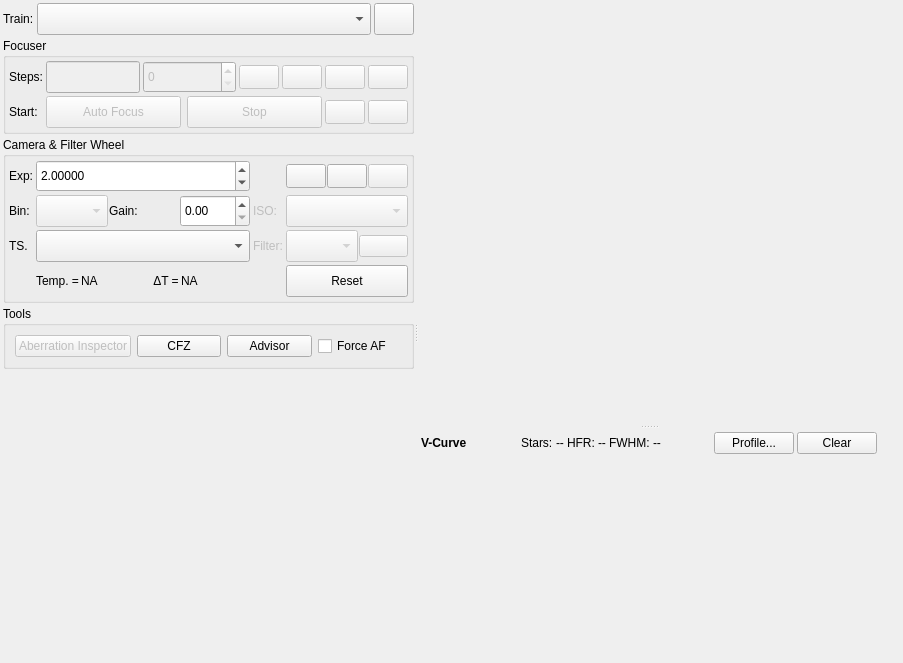
<?xml version='1.0' encoding='utf-8'?>
<ui version="4.0">
 <class>Focus</class>
 <widget class="QWidget" name="Focus">
  <property name="geometry">
   <rect>
    <x>0</x>
    <y>0</y>
    <width>903</width>
    <height>663</height>
   </rect>
  </property>
  <property name="sizePolicy">
   <sizepolicy hsizetype="Preferred" vsizetype="Fixed">
    <horstretch>0</horstretch>
    <verstretch>0</verstretch>
   </sizepolicy>
  </property>
  <property name="layoutDirection">
   <enum>Qt::LeftToRight</enum>
  </property>
  <layout class="QHBoxLayout" name="horizontalLayout_5">
   <property name="spacing">
    <number>3</number>
   </property>
   <property name="leftMargin">
    <number>3</number>
   </property>
   <property name="topMargin">
    <number>3</number>
   </property>
   <property name="rightMargin">
    <number>3</number>
   </property>
   <property name="bottomMargin">
    <number>3</number>
   </property>
   <item>
    <widget class="QSplitter" name="focusSplitter">
     <property name="orientation">
      <enum>Qt::Horizontal</enum>
     </property>
     <widget class="QWidget" name="layoutWidget">
      <layout class="QVBoxLayout" name="leftLayout" stretch="0,0,0,0,0">
       <property name="spacing">
        <number>3</number>
       </property>
       <property name="sizeConstraint">
        <enum>QLayout::SetDefaultConstraint</enum>
       </property>
       <item>
        <layout class="QHBoxLayout" name="trainLayout">
         <property name="spacing">
          <number>3</number>
         </property>
         <property name="sizeConstraint">
          <enum>QLayout::SetFixedSize</enum>
         </property>
         <item>
          <widget class="QLabel" name="trainLabel">
           <property name="sizePolicy">
            <sizepolicy hsizetype="Preferred" vsizetype="Preferred">
             <horstretch>0</horstretch>
             <verstretch>0</verstretch>
            </sizepolicy>
           </property>
           <property name="text">
            <string>Train:</string>
           </property>
          </widget>
         </item>
         <item alignment="Qt::AlignTop">
          <widget class="QComboBox" name="opticalTrainCombo">
           <property name="sizePolicy">
            <sizepolicy hsizetype="MinimumExpanding" vsizetype="Fixed">
             <horstretch>0</horstretch>
             <verstretch>0</verstretch>
            </sizepolicy>
           </property>
           <property name="minimumSize">
            <size>
             <width>0</width>
             <height>32</height>
            </size>
           </property>
          </widget>
         </item>
         <item>
          <widget class="QPushButton" name="trainB">
           <property name="sizePolicy">
            <sizepolicy hsizetype="Minimum" vsizetype="Fixed">
             <horstretch>0</horstretch>
             <verstretch>0</verstretch>
            </sizepolicy>
           </property>
           <property name="minimumSize">
            <size>
             <width>24</width>
             <height>24</height>
            </size>
           </property>
           <property name="maximumSize">
            <size>
             <width>16777215</width>
             <height>32</height>
            </size>
           </property>
           <property name="text">
            <string />
           </property>
           <property name="icon">
            <iconset theme="document-edit">
             <normaloff>../../../../../../../../../../Projects2/kstars/kstars/ekos/focus</normaloff>../../../../../../../../../../Projects2/kstars/kstars/ekos/focus</iconset>
           </property>
           <property name="iconSize">
            <size>
             <width>24</width>
             <height>24</height>
            </size>
           </property>
          </widget>
         </item>
        </layout>
       </item>
       <item>
        <widget class="QGroupBox" name="focuserGroup">
         <property name="sizePolicy">
          <sizepolicy hsizetype="Preferred" vsizetype="Fixed">
           <horstretch>0</horstretch>
           <verstretch>0</verstretch>
          </sizepolicy>
         </property>
         <property name="title">
          <string>Focuser</string>
         </property>
         <layout class="QGridLayout" name="gridLayout_3">
          <property name="leftMargin">
           <number>3</number>
          </property>
          <property name="topMargin">
           <number>3</number>
          </property>
          <property name="rightMargin">
           <number>3</number>
          </property>
          <property name="bottomMargin">
           <number>3</number>
          </property>
          <property name="spacing">
           <number>3</number>
          </property>
          <item row="3" column="3">
           <widget class="QPushButton" name="stopFocusB">
            <property name="enabled">
             <bool>false</bool>
            </property>
            <property name="sizePolicy">
             <sizepolicy hsizetype="Expanding" vsizetype="Fixed">
              <horstretch>0</horstretch>
              <verstretch>0</verstretch>
             </sizepolicy>
            </property>
            <property name="minimumSize">
             <size>
              <width>0</width>
              <height>32</height>
             </size>
            </property>
            <property name="toolTip">
             <string>Stop Auto Focus process</string>
            </property>
            <property name="text">
             <string>Stop</string>
            </property>
           </widget>
          </item>
          <item row="3" column="6">
           <widget class="QPushButton" name="captureB">
            <property name="enabled">
             <bool>false</bool>
            </property>
            <property name="minimumSize">
             <size>
              <width>24</width>
              <height>24</height>
             </size>
            </property>
            <property name="toolTip">
             <string>Capture image</string>
            </property>
            <property name="text">
             <string />
            </property>
            <property name="icon">
             <iconset theme="camera-photo">
              <normaloff>../../../../../../../../../../Projects2/kstars/kstars/ekos/focus</normaloff>../../../../../../../../../../Projects2/kstars/kstars/ekos/focus</iconset>
            </property>
            <property name="iconSize">
             <size>
              <width>24</width>
              <height>24</height>
             </size>
            </property>
           </widget>
          </item>
          <item row="1" column="0">
           <widget class="QLabel" name="label_16">
            <property name="text">
             <string>Steps:</string>
            </property>
            <property name="buddy">
             <cstring>absTicksLabel</cstring>
            </property>
           </widget>
          </item>
          <item row="3" column="5">
           <widget class="QPushButton" name="startLoopB">
            <property name="enabled">
             <bool>false</bool>
            </property>
            <property name="minimumSize">
             <size>
              <width>24</width>
              <height>24</height>
             </size>
            </property>
            <property name="toolTip">
             <string>Start framing</string>
            </property>
            <property name="text">
             <string />
            </property>
            <property name="icon">
             <iconset theme="media-playlist-repeat">
              <normaloff>../../../../../../../../../../Projects2/kstars/kstars/ekos/focus</normaloff>../../../../../../../../../../Projects2/kstars/kstars/ekos/focus</iconset>
            </property>
            <property name="iconSize">
             <size>
              <width>24</width>
              <height>24</height>
             </size>
            </property>
           </widget>
          </item>
          <item row="3" column="0">
           <widget class="QLabel" name="label_22">
            <property name="text">
             <string>Start:</string>
            </property>
            <property name="buddy">
             <cstring>startFocusB</cstring>
            </property>
           </widget>
          </item>
          <item row="3" column="1">
           <widget class="QPushButton" name="startFocusB">
            <property name="enabled">
             <bool>false</bool>
            </property>
            <property name="sizePolicy">
             <sizepolicy hsizetype="Expanding" vsizetype="Fixed">
              <horstretch>0</horstretch>
              <verstretch>0</verstretch>
             </sizepolicy>
            </property>
            <property name="minimumSize">
             <size>
              <width>0</width>
              <height>32</height>
             </size>
            </property>
            <property name="toolTip">
             <string>Start Auto Focus process</string>
            </property>
            <property name="text">
             <string>Auto Focus</string>
            </property>
            <property name="autoDefault">
             <bool>true</bool>
            </property>
            <property name="default">
             <bool>true</bool>
            </property>
           </widget>
          </item>
          <item row="1" column="1" colspan="3">
           <layout class="QHBoxLayout" name="focuserPositionBox" stretch="1,1,0,0">
            <property name="spacing">
             <number>3</number>
            </property>
            <item>
             <widget class="QLineEdit" name="absTicksLabel">
              <property name="enabled">
               <bool>false</bool>
              </property>
              <property name="minimumSize">
               <size>
                <width>0</width>
                <height>32</height>
               </size>
              </property>
              <property name="toolTip">
               <string>Current absolute focuser position</string>
              </property>
              <property name="readOnly">
               <bool>true</bool>
              </property>
             </widget>
            </item>
            <item>
             <widget class="QSpinBox" name="absTicksSpin">
              <property name="enabled">
               <bool>false</bool>
              </property>
              <property name="sizePolicy">
               <sizepolicy hsizetype="Expanding" vsizetype="Fixed">
                <horstretch>0</horstretch>
                <verstretch>0</verstretch>
               </sizepolicy>
              </property>
              <property name="minimumSize">
               <size>
                <width>0</width>
                <height>32</height>
               </size>
              </property>
              <property name="toolTip">
               <string>Desired absolute focus position</string>
              </property>
             </widget>
            </item>
            <item>
             <widget class="QPushButton" name="startGotoB">
              <property name="enabled">
               <bool>false</bool>
              </property>
              <property name="minimumSize">
               <size>
                <width>24</width>
                <height>24</height>
               </size>
              </property>
              <property name="toolTip">
               <string>Go to an absolute focus position</string>
              </property>
              <property name="text">
               <string />
              </property>
              <property name="icon">
               <iconset theme="run-build">
                <normaloff>../../../../../../../../../../Projects2/kstars/kstars/ekos/focus</normaloff>../../../../../../../../../../Projects2/kstars/kstars/ekos/focus</iconset>
              </property>
              <property name="iconSize">
               <size>
                <width>28</width>
                <height>28</height>
               </size>
              </property>
             </widget>
            </item>
            <item>
             <widget class="QPushButton" name="stopGotoB">
              <property name="enabled">
               <bool>false</bool>
              </property>
              <property name="minimumSize">
               <size>
                <width>24</width>
                <height>24</height>
               </size>
              </property>
              <property name="toolTip">
               <string>Stop focuser motion</string>
              </property>
              <property name="text">
               <string />
              </property>
              <property name="icon">
               <iconset theme="process-stop">
                <normaloff>../../../../../../../../../../Projects2/kstars/kstars/ekos/focus</normaloff>../../../../../../../../../../Projects2/kstars/kstars/ekos/focus</iconset>
              </property>
              <property name="iconSize">
               <size>
                <width>28</width>
                <height>28</height>
               </size>
              </property>
             </widget>
            </item>
           </layout>
          </item>
          <item row="1" column="6">
           <widget class="QPushButton" name="focusOutB">
            <property name="enabled">
             <bool>false</bool>
            </property>
            <property name="minimumSize">
             <size>
              <width>24</width>
              <height>24</height>
             </size>
            </property>
            <property name="toolTip">
             <string>&lt;html&gt;&lt;head/&gt;&lt;body&gt;&lt;p&gt;Focus Out. Use shift and ctrl key for motion speed up. The factors are configured in the focuser's mechanical options.&lt;/p&gt;&lt;p&gt;For SCTs this is usually CW.&lt;/p&gt;&lt;/body&gt;&lt;/html&gt;</string>
            </property>
            <property name="statusTip">
             <string />
            </property>
            <property name="text">
             <string />
            </property>
            <property name="icon">
             <iconset theme="format-align-vertical-top">
              <normaloff>../../../../../../../../../../Projects2/kstars/kstars/ekos/focus</normaloff>../../../../../../../../../../Projects2/kstars/kstars/ekos/focus</iconset>
            </property>
            <property name="iconSize">
             <size>
              <width>24</width>
              <height>24</height>
             </size>
            </property>
           </widget>
          </item>
          <item row="1" column="5">
           <widget class="QPushButton" name="focusInB">
            <property name="enabled">
             <bool>false</bool>
            </property>
            <property name="minimumSize">
             <size>
              <width>24</width>
              <height>24</height>
             </size>
            </property>
            <property name="toolTip">
             <string>&lt;html&gt;&lt;head/&gt;&lt;body&gt;&lt;p&gt;Focus In. Use shift and ctrl key for motion speed up. The factors are configured in the focuser's mechanical options.&lt;/p&gt;&lt;p&gt;For SCTs this is usually CCW.&lt;/p&gt;&lt;/body&gt;&lt;/html&gt;</string>
            </property>
            <property name="statusTip">
             <string />
            </property>
            <property name="text">
             <string />
            </property>
            <property name="icon">
             <iconset theme="format-align-vertical-bottom">
              <normaloff>../../../../../../../../../../Projects2/kstars/kstars/ekos/focus</normaloff>../../../../../../../../../../Projects2/kstars/kstars/ekos/focus</iconset>
            </property>
            <property name="iconSize">
             <size>
              <width>24</width>
              <height>24</height>
             </size>
            </property>
           </widget>
          </item>
         </layout>
        </widget>
       </item>
       <item>
        <widget class="QGroupBox" name="ccdGroup">
         <property name="sizePolicy">
          <sizepolicy hsizetype="Preferred" vsizetype="Fixed">
           <horstretch>0</horstretch>
           <verstretch>0</verstretch>
          </sizepolicy>
         </property>
         <property name="title">
          <string>Camera &amp;&amp; Filter Wheel</string>
         </property>
         <layout class="QGridLayout" name="gridLayout_4">
          <property name="leftMargin">
           <number>3</number>
          </property>
          <property name="topMargin">
           <number>3</number>
          </property>
          <property name="rightMargin">
           <number>3</number>
          </property>
          <property name="bottomMargin">
           <number>3</number>
          </property>
          <property name="spacing">
           <number>3</number>
          </property>
          <item row="1" column="1">
           <layout class="QHBoxLayout" name="horizontalLayout_2">
            <property name="spacing">
             <number>1</number>
            </property>
            <item>
             <widget class="QComboBox" name="focusBinning">
              <property name="enabled">
               <bool>false</bool>
              </property>
              <property name="minimumSize">
               <size>
                <width>0</width>
                <height>32</height>
               </size>
              </property>
             </widget>
            </item>
            <item>
             <widget class="QLabel" name="gainLabel">
              <property name="toolTip">
               <string>Exposure time in seconds</string>
              </property>
              <property name="text">
               <string>Gain:</string>
              </property>
              <property name="buddy">
               <cstring>focusGain</cstring>
              </property>
             </widget>
            </item>
            <item>
             <widget class="QDoubleSpinBox" name="focusGain">
              <property name="minimumSize">
               <size>
                <width>0</width>
                <height>32</height>
               </size>
              </property>
             </widget>
            </item>
           </layout>
          </item>
          <item row="0" column="0">
           <widget class="QLabel" name="focusExposureLabel">
            <property name="toolTip">
             <string>Exposure time in seconds</string>
            </property>
            <property name="text">
             <string>Exp:</string>
            </property>
            <property name="buddy">
             <cstring>focusExposure</cstring>
            </property>
           </widget>
          </item>
          <item row="2" column="1">
           <widget class="QComboBox" name="defaultFocusTemperatureSource">
            <property name="minimumSize">
             <size>
              <width>0</width>
              <height>32</height>
             </size>
            </property>
            <property name="toolTip">
             <string>Select focuser temperature source</string>
            </property>
           </widget>
          </item>
          <item row="1" column="0">
           <widget class="QLabel" name="focusBinningLabel">
            <property name="text">
             <string>Bin:</string>
            </property>
            <property name="buddy">
             <cstring>focusBinning</cstring>
            </property>
           </widget>
          </item>
          <item row="2" column="3">
           <layout class="QHBoxLayout" name="horizontalLayout_10">
            <property name="spacing">
             <number>1</number>
            </property>
            <item>
             <widget class="QComboBox" name="focusFilter">
              <property name="enabled">
               <bool>false</bool>
              </property>
              <property name="minimumSize">
               <size>
                <width>0</width>
                <height>32</height>
               </size>
              </property>
             </widget>
            </item>
            <item>
             <widget class="QPushButton" name="filterManagerB">
              <property name="enabled">
               <bool>false</bool>
              </property>
              <property name="toolTip">
               <string>Filter Settings...</string>
              </property>
              <property name="text">
               <string />
              </property>
              <property name="icon">
               <iconset theme="view-filter">
                <normaloff>../../../../../../../../../../Projects2/kstars/kstars/ekos/focus</normaloff>../../../../../../../../../../Projects2/kstars/kstars/ekos/focus</iconset>
              </property>
              <property name="iconSize">
               <size>
                <width>24</width>
                <height>24</height>
               </size>
              </property>
             </widget>
            </item>
           </layout>
          </item>
          <item row="2" column="0">
           <widget class="QLabel" name="temperatureSourceLabel">
            <property name="toolTip">
             <string>Focuser temperature source</string>
            </property>
            <property name="text">
             <string>TS.</string>
            </property>
            <property name="buddy">
             <cstring>defaultFocusTemperatureSource</cstring>
            </property>
           </widget>
          </item>
          <item row="0" column="3">
           <layout class="QHBoxLayout" name="horizontalLayout_3">
            <property name="spacing">
             <number>1</number>
            </property>
            <item>
             <widget class="QPushButton" name="toggleFullScreenB">
              <property name="minimumSize">
               <size>
                <width>24</width>
                <height>24</height>
               </size>
              </property>
              <property name="toolTip">
               <string>Toggle Full Screen</string>
              </property>
              <property name="text">
               <string />
              </property>
              <property name="iconSize">
               <size>
                <width>24</width>
                <height>24</height>
               </size>
              </property>
             </widget>
            </item>
            <item>
             <widget class="QPushButton" name="showFITSViewerB">
              <property name="minimumSize">
               <size>
                <width>24</width>
                <height>24</height>
               </size>
              </property>
              <property name="toolTip">
               <string>Show in FITS Viewer...</string>
              </property>
              <property name="text">
               <string />
              </property>
              <property name="iconSize">
               <size>
                <width>24</width>
                <height>24</height>
               </size>
              </property>
             </widget>
            </item>
            <item>
             <widget class="QPushButton" name="liveVideoB">
              <property name="enabled">
               <bool>false</bool>
              </property>
              <property name="minimumSize">
               <size>
                <width>24</width>
                <height>24</height>
               </size>
              </property>
              <property name="toolTip">
               <string>Live Video...</string>
              </property>
              <property name="text">
               <string />
              </property>
              <property name="icon">
               <iconset theme="camera-off">
                <normaloff>../../../../../../../../../../Projects2/kstars/kstars/ekos/focus</normaloff>../../../../../../../../../../Projects2/kstars/kstars/ekos/focus</iconset>
              </property>
              <property name="iconSize">
               <size>
                <width>24</width>
                <height>24</height>
               </size>
              </property>
              <property name="checkable">
               <bool>true</bool>
              </property>
             </widget>
            </item>
           </layout>
          </item>
          <item row="2" column="2">
           <widget class="QLabel" name="FilterPosLabel">
            <property name="enabled">
             <bool>false</bool>
            </property>
            <property name="toolTip">
             <string>Number of images to capture</string>
            </property>
            <property name="whatsThis">
             <string />
            </property>
            <property name="text">
             <string>Filter:</string>
            </property>
            <property name="buddy">
             <cstring>focusFilter</cstring>
            </property>
           </widget>
          </item>
          <item row="1" column="3">
           <widget class="QComboBox" name="focusISO">
            <property name="enabled">
             <bool>false</bool>
            </property>
            <property name="minimumSize">
             <size>
              <width>0</width>
              <height>32</height>
             </size>
            </property>
           </widget>
          </item>
          <item row="0" column="1">
           <layout class="QHBoxLayout" name="horizontalLayout">
            <property name="spacing">
             <number>1</number>
            </property>
            <item>
             <widget class="ExposureWidget" name="focusExposure">
              <property name="minimumSize">
               <size>
                <width>0</width>
                <height>32</height>
               </size>
              </property>
              <property name="decimals">
               <number>5</number>
              </property>
              <property name="minimum">
               <double>0.000010000000000</double>
              </property>
              <property name="maximum">
               <double>300.000000000000000</double>
              </property>
              <property name="singleStep">
               <double>1.000000000000000</double>
              </property>
              <property name="stepType">
               <enum>QAbstractSpinBox::DefaultStepType</enum>
              </property>
              <property name="value">
               <double>2.000000000000000</double>
              </property>
             </widget>
            </item>
           </layout>
          </item>
          <item row="3" column="1">
           <layout class="QHBoxLayout" name="horizontalLayout_11" stretch="0,1,0,1">
            <property name="spacing">
             <number>2</number>
            </property>
            <item>
             <widget class="QLabel" name="label_30">
              <property name="toolTip">
               <string>Source temperature in Celsius</string>
              </property>
              <property name="text">
               <string>Temp. =</string>
              </property>
             </widget>
            </item>
            <item>
             <widget class="QLabel" name="absoluteTemperatureLabel">
              <property name="sizePolicy">
               <sizepolicy hsizetype="MinimumExpanding" vsizetype="Preferred">
                <horstretch>0</horstretch>
                <verstretch>0</verstretch>
               </sizepolicy>
              </property>
              <property name="toolTip">
               <string>Source temperature in Celsius</string>
              </property>
              <property name="frameShape">
               <enum>QFrame::NoFrame</enum>
              </property>
              <property name="text">
               <string>NA</string>
              </property>
              <property name="alignment">
               <set>Qt::AlignLeading|Qt::AlignLeft|Qt::AlignVCenter</set>
              </property>
             </widget>
            </item>
            <item>
             <widget class="QLabel" name="label_31">
              <property name="toolTip">
               <string>Delta temperature in Celsius. It is the difference between the last recorded temperature when autofocus was successful and the current source temperature.</string>
              </property>
              <property name="text">
               <string>ΔT =</string>
              </property>
              <property name="alignment">
               <set>Qt::AlignCenter</set>
              </property>
             </widget>
            </item>
            <item>
             <widget class="QLabel" name="deltaTemperatureLabel">
              <property name="sizePolicy">
               <sizepolicy hsizetype="MinimumExpanding" vsizetype="Preferred">
                <horstretch>0</horstretch>
                <verstretch>0</verstretch>
               </sizepolicy>
              </property>
              <property name="toolTip">
               <string>Delta temperature in Celsius. It is the difference between the last recorded temperature when autofocus was successful and the current source temperature.</string>
              </property>
              <property name="frameShape">
               <enum>QFrame::NoFrame</enum>
              </property>
              <property name="text">
               <string>NA</string>
              </property>
              <property name="alignment">
               <set>Qt::AlignLeading|Qt::AlignLeft|Qt::AlignVCenter</set>
              </property>
             </widget>
            </item>
           </layout>
          </item>
          <item row="1" column="2">
           <widget class="QLabel" name="ISOLabel">
            <property name="enabled">
             <bool>false</bool>
            </property>
            <property name="text">
             <string>ISO:</string>
            </property>
            <property name="buddy">
             <cstring>focusISO</cstring>
            </property>
           </widget>
          </item>
          <item row="3" column="3">
           <widget class="QPushButton" name="resetFrameB">
            <property name="minimumSize">
             <size>
              <width>0</width>
              <height>32</height>
             </size>
            </property>
            <property name="toolTip">
             <string>Reset focus subframe to full capture</string>
            </property>
            <property name="text">
             <string>Reset</string>
            </property>
            <property name="icon">
             <iconset theme="edit-delete">
              <normaloff>../../../../../../../../../../Projects2/kstars/kstars/ekos/focus</normaloff>../../../../../../../../../../Projects2/kstars/kstars/ekos/focus</iconset>
            </property>
           </widget>
          </item>
         </layout>
        </widget>
       </item>
       <item>
        <widget class="QGroupBox" name="toolsGroup">
         <property name="sizePolicy">
          <sizepolicy hsizetype="Preferred" vsizetype="Fixed">
           <horstretch>0</horstretch>
           <verstretch>0</verstretch>
          </sizepolicy>
         </property>
         <property name="title">
          <string>Tools</string>
         </property>
         <layout class="QHBoxLayout" name="horizontalLayout_8">
          <item>
           <widget class="QPushButton" name="startAbInsB">
            <property name="enabled">
             <bool>false</bool>
            </property>
            <property name="minimumSize">
             <size>
              <width>0</width>
              <height>0</height>
             </size>
            </property>
            <property name="toolTip">
             <string>&lt;html&gt;&lt;head/&gt;&lt;body&gt;&lt;p&gt;Run Aberration Inspector (Auto Focus will run first to collect data).&lt;/p&gt;&lt;p&gt;Note: Mosaic Mask must be set to activate this button.&lt;/p&gt;&lt;p&gt;This is an experimental feature.&lt;/p&gt;&lt;/body&gt;&lt;/html&gt;</string>
            </property>
            <property name="text">
             <string>Aberration Inspector</string>
            </property>
           </widget>
          </item>
          <item>
           <widget class="QPushButton" name="cfzB">
            <property name="text">
             <string>CFZ</string>
            </property>
           </widget>
          </item>
          <item>
           <widget class="QPushButton" name="advisorB">
            <property name="text">
             <string>Advisor</string>
            </property>
           </widget>
          </item>
          <item>
           <widget class="QCheckBox" name="forceInSeqAF">
            <property name="toolTip">
             <string>&lt;html&gt;&lt;head/&gt;&lt;body&gt;&lt;p&gt;Check to force an ad-hoc In-Sequence Autofocus at the completion of the current subframe.&lt;/p&gt;&lt;/body&gt;&lt;/html&gt;</string>
            </property>
            <property name="text">
             <string>Force AF</string>
            </property>
           </widget>
          </item>
         </layout>
        </widget>
       </item>
       <item>
        <spacer name="verticalSpacer">
         <property name="orientation">
          <enum>Qt::Vertical</enum>
         </property>
         <property name="sizeHint" stdset="0">
          <size>
           <width>20</width>
           <height>40</height>
          </size>
         </property>
        </spacer>
       </item>
      </layout>
     </widget>
     <widget class="QSplitter" name="rightLayout">
      <property name="sizePolicy">
       <sizepolicy hsizetype="Expanding" vsizetype="Expanding">
        <horstretch>0</horstretch>
        <verstretch>0</verstretch>
       </sizepolicy>
      </property>
      <property name="orientation">
       <enum>Qt::Vertical</enum>
      </property>
      <widget class="QWidget" name="focusingWidget" native="true">
       <property name="sizePolicy">
        <sizepolicy hsizetype="Expanding" vsizetype="Expanding">
         <horstretch>0</horstretch>
         <verstretch>0</verstretch>
        </sizepolicy>
       </property>
       <property name="minimumSize">
        <size>
         <width>320</width>
         <height>240</height>
        </size>
       </property>
       <property name="sizeIncrement">
        <size>
         <width>40</width>
         <height>30</height>
        </size>
       </property>
      </widget>
      <widget class="QWidget" name="widget_4" native="true">
       <property name="sizePolicy">
        <sizepolicy hsizetype="Expanding" vsizetype="Expanding">
         <horstretch>0</horstretch>
         <verstretch>0</verstretch>
        </sizepolicy>
       </property>
       <property name="minimumSize">
        <size>
         <width>0</width>
         <height>200</height>
        </size>
       </property>
       <layout class="QVBoxLayout" name="verticalLayout_4">
        <property name="spacing">
         <number>3</number>
        </property>
        <property name="leftMargin">
         <number>3</number>
        </property>
        <property name="topMargin">
         <number>3</number>
        </property>
        <property name="rightMargin">
         <number>3</number>
        </property>
        <property name="bottomMargin">
         <number>3</number>
        </property>
        <item>
         <layout class="QHBoxLayout" name="horizontalLayout_9">
          <item>
           <widget class="QLabel" name="label">
            <property name="font">
             <font>
              <weight>75</weight>
              <bold>true</bold>
             </font>
            </property>
            <property name="text">
             <string>V-Curve</string>
            </property>
           </widget>
          </item>
          <item>
           <spacer name="horizontalSpacer_2">
            <property name="orientation">
             <enum>Qt::Horizontal</enum>
            </property>
            <property name="sizeHint" stdset="0">
             <size>
              <width>40</width>
              <height>20</height>
             </size>
            </property>
           </spacer>
          </item>
          <item>
           <widget class="QLabel" name="starsLabel">
            <property name="text">
             <string>Stars:</string>
            </property>
           </widget>
          </item>
          <item>
           <widget class="QLabel" name="starsOut">
            <property name="text">
             <string>--</string>
            </property>
           </widget>
          </item>
          <item>
           <widget class="QLabel" name="hfrLabel">
            <property name="text">
             <string>HFR:</string>
            </property>
           </widget>
          </item>
          <item>
           <widget class="QLabel" name="HFROut">
            <property name="text">
             <string>--</string>
            </property>
           </widget>
          </item>
          <item>
           <widget class="QLabel" name="fwhmLabel">
            <property name="text">
             <string>FWHM:</string>
            </property>
           </widget>
          </item>
          <item>
           <widget class="QLabel" name="FWHMOut">
            <property name="text">
             <string>--</string>
            </property>
           </widget>
          </item>
          <item>
           <spacer name="horizontalSpacer_7">
            <property name="orientation">
             <enum>Qt::Horizontal</enum>
            </property>
            <property name="sizeHint" stdset="0">
             <size>
              <width>40</width>
              <height>20</height>
             </size>
            </property>
           </spacer>
          </item>
          <item>
           <widget class="QPushButton" name="relativeProfileB">
            <property name="sizePolicy">
             <sizepolicy hsizetype="Minimum" vsizetype="Fixed">
              <horstretch>0</horstretch>
              <verstretch>0</verstretch>
             </sizepolicy>
            </property>
            <property name="text">
             <string>Profile...</string>
            </property>
           </widget>
          </item>
          <item>
           <widget class="QPushButton" name="clearDataB">
            <property name="text">
             <string>Clear</string>
            </property>
           </widget>
          </item>
         </layout>
        </item>
        <item>
         <widget class="FocusHFRVPlot" name="HFRPlot" native="true">
          <property name="sizePolicy">
           <sizepolicy hsizetype="Expanding" vsizetype="Expanding">
            <horstretch>0</horstretch>
            <verstretch>0</verstretch>
           </sizepolicy>
          </property>
          <property name="minimumSize">
           <size>
            <width>200</width>
            <height>100</height>
           </size>
          </property>
         </widget>
        </item>
       </layout>
      </widget>
     </widget>
    </widget>
   </item>
   <item>
    <spacer name="verticalSpacer_6">
     <property name="orientation">
      <enum>Qt::Vertical</enum>
     </property>
     <property name="sizeHint" stdset="0">
      <size>
       <width>20</width>
       <height>40</height>
      </size>
     </property>
    </spacer>
   </item>
  </layout>
 </widget>
 <customwidgets>
  <customwidget>
   <class>FocusHFRVPlot</class>
   <extends>QWidget</extends>
   <header>ekos/focus/focushfrvplot.h</header>
   <container>1</container>
  </customwidget>
  <customwidget>
   <class>ExposureWidget</class>
   <extends>QDoubleSpinBox</extends>
   <header>ekos/focus/exposurewidget.h</header>
  </customwidget>
 </customwidgets>
 <tabstops>
  <tabstop>opticalTrainCombo</tabstop>
  <tabstop>trainB</tabstop>
  <tabstop>startFocusB</tabstop>
  <tabstop>stopFocusB</tabstop>
  <tabstop>startLoopB</tabstop>
  <tabstop>captureB</tabstop>
  <tabstop>focusExposure</tabstop>
  <tabstop>toggleFullScreenB</tabstop>
  <tabstop>showFITSViewerB</tabstop>
  <tabstop>liveVideoB</tabstop>
  <tabstop>focusBinning</tabstop>
  <tabstop>focusGain</tabstop>
  <tabstop>focusISO</tabstop>
  <tabstop>defaultFocusTemperatureSource</tabstop>
  <tabstop>focusFilter</tabstop>
  <tabstop>filterManagerB</tabstop>
  <tabstop>resetFrameB</tabstop>
 </tabstops>
 <resources />
 <connections />
</ui>
